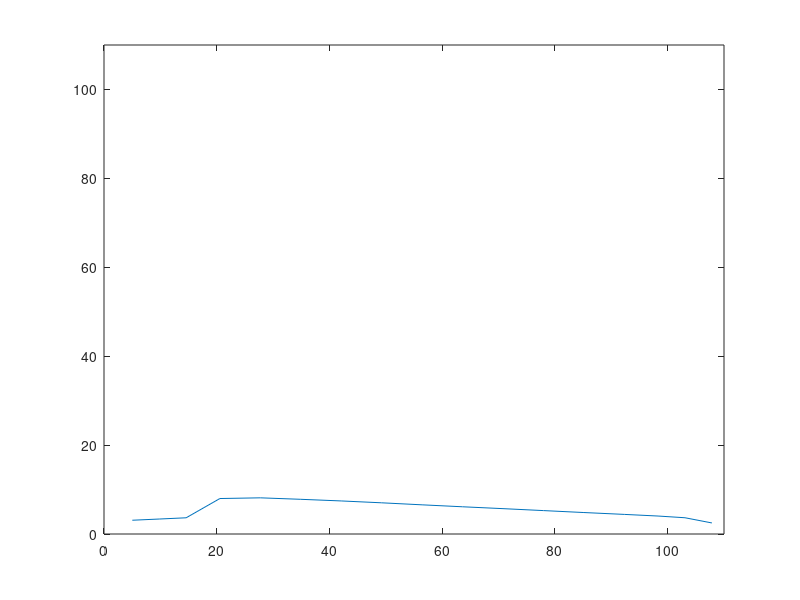

Here is the MATLAB script that generated this plot: (Note: this script raises an error after producing the figure.)
%Author: Aymara Baumann Duran
%%
clear all;clc
%f=blade('sections','airfoil_name.txt',twist,c,r)
%%
n=17;
sections=['a':'q'];
airfoil    = ['DU C1.txt' 'DU C2.txt' 'DU C2.txt' 'DU 40.txt' 'DU 40.txt' 'DU 35.txt' 'DU 35.txt' 'DU 30.txt' 'DU 30.txt' 'DU 25.txt' 'DU 21.txt' 'DU 21.txt' 'DU 21.txt' 'NA CA.txt' 'NA CA.txt' 'NA CA.txt' 'NA CA.txt'];
twist      =[13.31        13.31       14          10          7           4           2           1            0.8        0.3         0           -0.3         -1          -1.53      -2           -3         -4];
c          =[3.0975       3.3687      3.6487      7.9800      8.1375      7.8050      7.4375      7.0175       6.5625     6.1250      5.7050      5.2675       4.8300      4.4100      4.0425      3.6575     2.4850];
r          =[5.0225       9.8000      14.5775     20.5625     27.7375     34.9125     42.0875     49.2625      56.4375    63.6125     70.7875     77.9625      85.1375     92.3125     98.2975     103.0750   107.8525];
c_max=c(4);
figure(2)
plot(r(:),c(:),'-');
xlim([0 110])
ylim([0 110])

fid = fopen('complete_blade', 'w');
for i=1:3
New=(Copy_of_blade(sections(i),airfoil(1,1+9*(i-1):9+9*(i-1)),c(i),r(i),c_max));


% print to file
fprintf(fid, 'StartCurve\n');
 for i=4:395
   fprintf(fid, '%f %f %f\n', New(i,:));
 end
fprintf(fid, '%f %f %f\n', New(4,:));
fprintf(fid, 'EndCurve\n');

end



for i=4:n
New=(blade(sections(i),airfoil(1,1+9*(i-1):9+9*(i-1)),twist(i),c(i),r(i),c_max));

% print to file
fprintf(fid, 'StartCurve\n');
 for i=4:395
   fprintf(fid, '%f %f %f\n', New(i,:));
 end
fprintf(fid, '%f %f %f\n', New(4,:));
fprintf(fid, 'EndCurve\n');

end

fclose(fid);

